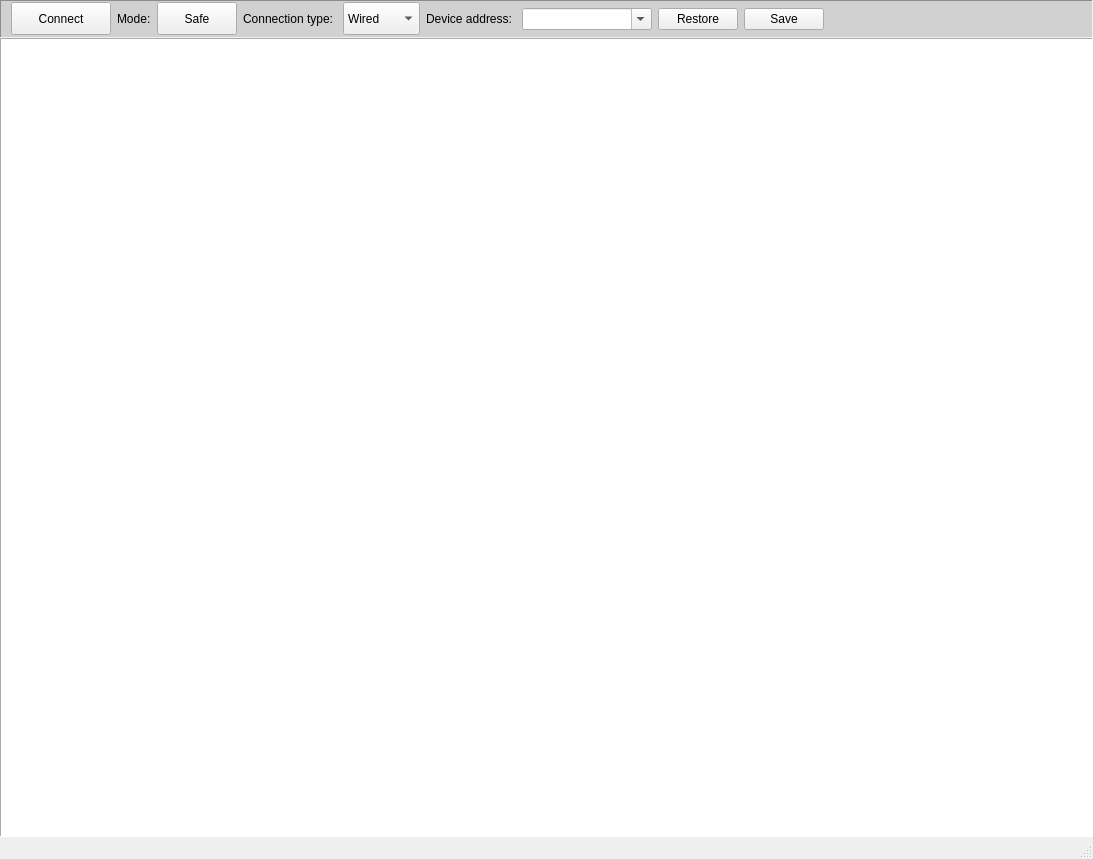
<?xml version="1.0" encoding="UTF-8"?>
<ui version="4.0">
 <class>BaseFramework</class>
 <widget class="QMainWindow" name="BaseFramework">
  <property name="geometry">
   <rect>
    <x>0</x>
    <y>0</y>
    <width>1093</width>
    <height>859</height>
   </rect>
  </property>
  <property name="windowTitle">
   <string>MainWindow</string>
  </property>
  <widget class="QWidget" name="centralwidget">
   <layout class="QVBoxLayout" name="verticalLayout_2">
    <property name="leftMargin">
     <number>0</number>
    </property>
    <property name="topMargin">
     <number>0</number>
    </property>
    <property name="rightMargin">
     <number>0</number>
    </property>
    <property name="bottomMargin">
     <number>0</number>
    </property>
    <item>
     <widget class="QWidget" name="main_widget" native="true">
      <layout class="QVBoxLayout" name="verticalLayout">
       <property name="spacing">
        <number>0</number>
       </property>
       <property name="leftMargin">
        <number>0</number>
       </property>
       <property name="topMargin">
        <number>0</number>
       </property>
       <property name="rightMargin">
        <number>0</number>
       </property>
       <property name="bottomMargin">
        <number>0</number>
       </property>
       <item>
        <widget class="QFrame" name="connection_frame">
         <property name="sizePolicy">
          <sizepolicy hsizetype="Expanding" vsizetype="Fixed">
           <horstretch>0</horstretch>
           <verstretch>1</verstretch>
          </sizepolicy>
         </property>
         <property name="minimumSize">
          <size>
           <width>0</width>
           <height>38</height>
          </size>
         </property>
         <property name="styleSheet">
          <string notr="true">QFrame#connection_frame
{
	background-color:rgb(209, 209, 209);
}</string>
         </property>
         <property name="frameShape">
          <enum>QFrame::Panel</enum>
         </property>
         <property name="frameShadow">
          <enum>QFrame::Sunken</enum>
         </property>
         <layout class="QHBoxLayout" name="horizontalLayout">
          <property name="leftMargin">
           <number>0</number>
          </property>
          <property name="topMargin">
           <number>0</number>
          </property>
          <property name="rightMargin">
           <number>0</number>
          </property>
          <property name="bottomMargin">
           <number>0</number>
          </property>
          <item>
           <spacer name="horizontalSpacer">
            <property name="orientation">
             <enum>Qt::Horizontal</enum>
            </property>
            <property name="sizeType">
             <enum>QSizePolicy::Fixed</enum>
            </property>
            <property name="sizeHint" stdset="0">
             <size>
              <width>10</width>
              <height>20</height>
             </size>
            </property>
           </spacer>
          </item>
          <item>
           <widget class="QPushButton" name="connection_bn">
            <property name="sizePolicy">
             <sizepolicy hsizetype="Fixed" vsizetype="Fixed">
              <horstretch>0</horstretch>
              <verstretch>0</verstretch>
             </sizepolicy>
            </property>
            <property name="minimumSize">
             <size>
              <width>100</width>
              <height>33</height>
             </size>
            </property>
            <property name="text">
             <string>Connect</string>
            </property>
           </widget>
          </item>
          <item>
           <widget class="QLabel" name="mode_lb">
            <property name="text">
             <string>Mode:</string>
            </property>
           </widget>
          </item>
          <item>
           <widget class="QPushButton" name="mode_bn">
            <property name="minimumSize">
             <size>
              <width>0</width>
              <height>33</height>
             </size>
            </property>
            <property name="text">
             <string>Safe</string>
            </property>
           </widget>
          </item>
          <item>
           <widget class="QLabel" name="connection_type_lb">
            <property name="text">
             <string>Connection type: </string>
            </property>
           </widget>
          </item>
          <item>
           <widget class="QComboBox" name="connection_types_cmb">
            <property name="minimumSize">
             <size>
              <width>0</width>
              <height>33</height>
             </size>
            </property>
            <item>
             <property name="text">
              <string>Wired</string>
             </property>
            </item>
            <item>
             <property name="text">
              <string>Wireless</string>
             </property>
            </item>
           </widget>
          </item>
          <item>
           <widget class="QLabel" name="connection_address_lb">
            <property name="text">
             <string>Device address: </string>
            </property>
           </widget>
          </item>
          <item>
           <widget class="QComboBox" name="connection_address_cmb">
            <property name="sizePolicy">
             <sizepolicy hsizetype="Fixed" vsizetype="Fixed">
              <horstretch>0</horstretch>
              <verstretch>0</verstretch>
             </sizepolicy>
            </property>
            <property name="minimumSize">
             <size>
              <width>130</width>
              <height>0</height>
             </size>
            </property>
            <property name="editable">
             <bool>true</bool>
            </property>
           </widget>
          </item>
          <item>
           <widget class="QPushButton" name="restore_connection_address_bn">
            <property name="text">
             <string>Restore</string>
            </property>
           </widget>
          </item>
          <item>
           <widget class="QPushButton" name="save_connection_address_bn">
            <property name="text">
             <string>Save</string>
            </property>
           </widget>
          </item>
          <item>
           <spacer name="spaser">
            <property name="orientation">
             <enum>Qt::Horizontal</enum>
            </property>
            <property name="sizeHint" stdset="0">
             <size>
              <width>40</width>
              <height>20</height>
             </size>
            </property>
           </spacer>
          </item>
         </layout>
        </widget>
       </item>
       <item>
        <widget class="QFrame" name="custom_frame">
         <property name="sizePolicy">
          <sizepolicy hsizetype="Preferred" vsizetype="Preferred">
           <horstretch>0</horstretch>
           <verstretch>20</verstretch>
          </sizepolicy>
         </property>
         <property name="styleSheet">
          <string notr="true">QFrame#custom_frame
{
background-color:rgb(255, 255, 255)
}</string>
         </property>
         <property name="frameShape">
          <enum>QFrame::Panel</enum>
         </property>
         <property name="frameShadow">
          <enum>QFrame::Sunken</enum>
         </property>
         <layout class="QGridLayout" name="gridLayout">
          <property name="leftMargin">
           <number>0</number>
          </property>
          <property name="topMargin">
           <number>0</number>
          </property>
          <property name="rightMargin">
           <number>0</number>
          </property>
          <property name="bottomMargin">
           <number>0</number>
          </property>
          <property name="spacing">
           <number>0</number>
          </property>
          <item row="0" column="0">
           <layout class="QGridLayout" name="custom_frame_layout"/>
          </item>
         </layout>
        </widget>
       </item>
      </layout>
     </widget>
    </item>
   </layout>
  </widget>
  <widget class="QMenuBar" name="menu_bar">
   <property name="geometry">
    <rect>
     <x>0</x>
     <y>0</y>
     <width>1093</width>
     <height>27</height>
    </rect>
   </property>
  </widget>
  <widget class="QStatusBar" name="statusbar"/>
  <action name="actionFewfew">
   <property name="text">
    <string>fewfew</string>
   </property>
  </action>
  <action name="actionGsdgs">
   <property name="text">
    <string>gsdgs</string>
   </property>
  </action>
  <action name="actionDfgdfg">
   <property name="checkable">
    <bool>false</bool>
   </property>
   <property name="text">
    <string>dfgdfg</string>
   </property>
  </action>
  <action name="actionFdfgdfg">
   <property name="enabled">
    <bool>false</bool>
   </property>
   <property name="text">
    <string>fdfgdfg</string>
   </property>
  </action>
 </widget>
 <resources/>
 <connections/>
</ui>
